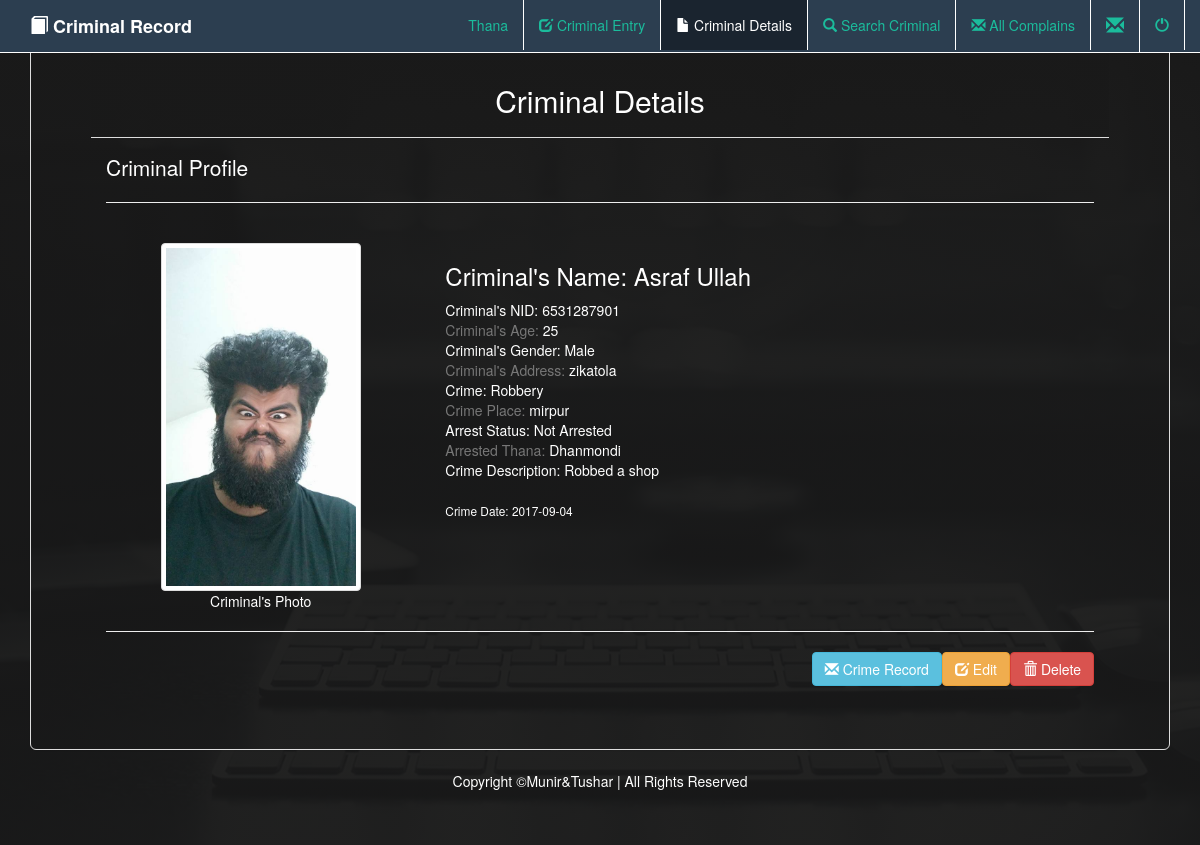
Screenshot of /criminalDetails.php?id=5 with the database file from the repository.
### tables this page shows
CREATE TABLE `criminal` (
  `criminal_id` int(20) NOT NULL,
  `criminal_name` varchar(20) DEFAULT NULL,
  `criminal_nid` varchar(30) DEFAULT NULL,
  `criminal_age` int(20) NOT NULL,
  `criminal_gender` char(10) DEFAULT NULL,
  `criminal_address` varchar(50) DEFAULT NULL,
  `image` varchar(500) DEFAULT NULL
);

CREATE TABLE `crime_record` (
  `crime_id` int(20) NOT NULL,
  `crime_type` varchar(50) DEFAULT NULL,
  `crime_place` varchar(50) DEFAULT NULL,
  `crime_date` varchar(30) DEFAULT NULL,
  `arrest_status` varchar(30) DEFAULT NULL,
  `thana` char(20) DEFAULT NULL,
  `description` varchar(1000) DEFAULT NULL
);

### criminalDetails.php (the view, shortened to what this page needs)
<?php
  require_once('dbConnect.php');
  $id= $_GET['id'];
  $row= $conn->query("SELECT * FROM criminal join crime_record ON criminal_id = crime_id  WHERE (criminal_id = $id and crime_id = $id)");
  $result = mysqli_fetch_array($row);
  $email2 = $_SESSION['authority_email'];
  $row2= $conn->query("SELECT * FROM `authority_info` WHERE authority_email='$email2'");
  $result2 = mysqli_fetch_array($row2);
 ?>
 <!DOCTYPE html>
 <html lang="en">
   <head>
     <link rel="stylesheet" href="https://maxcdn.bootstrapcdn.com/bootstrap/3.3.6/css/bootstrap.min.css" />
   </head>
   <body>
         <div class="navbar navbar-inverse navbar-fixed-top">
             <div class="container">
                 <div class="navbar-header">
                     <a href="" class="navbar-brand"><span class="glyphicon glyphicon-book"></span></span> <b>Criminal Record</b></a>
                 </div>
                 <div class="collapse navbar-collapse" id="example">
                     <ul class="nav navbar-nav navbar-right">
                         <li><a href="thanaReport.php"> <?php echo $result2['duty_area']; ?> Thana</a>  </li>
                         <li><a href="criminalEntry.php"><span class="glyphicon glyphicon-edit"></span> Criminal Entry</a></li>
                         <li class="active"><a href="#"><span class="glyphicon glyphicon-file"></span> Criminal Details</a></li>
                         <li><a href="search.php"><span class="glyphicon glyphicon-search"></span> Search Criminal</a></li>
                         <li><a href="seeComplain.php"><span class="glyphicon glyphicon-envelope"></span> All Complains</a></li>
                         <li class="dropdown">
                            <a href="#" class="dropdown-toggle" data-toggle="dropdown"> <span class="glyphicon glyphicon-envelope" style="font-size:18px;"></span></a>
                         </li>
                         <li><a href="logOut.php"><span class="glyphicon glyphicon-off"></span></a></li>
                     </ul>
                 </div>
             </div>
         </div>
                  <div class="container">
                     <div class="panel panel-default jumbotron">
                       <div class="panel-heading"><h2 align="center">Criminal Details</h2></div>
                       <div class="panel-body">
                         <div class="row">
                           <div class="col-md-12 lead">Criminal Profile<hr></div>
                         </div>
                         <div class="row">
                           <div class="col-md-4 text-center">
                             <img class="img-thumbnail avatar avatar-original" style="-webkit-user-select:none;
                             display:block; margin:auto;" width="200" height="200" <?php echo "<img src='criminalPhoto/".$result['image']."'> "; ?> Criminal's Photo
                           </div>
                           <div class="col-md-8">
                             <div class="row">
                               <div class="col-md-12">
                                 <h3 class="only-bottom-margin">Criminal's Name: <?php echo $result['criminal_name']; ?></h3>
                               </div>
                             </div>
                             <div class="row">
                               <div class="col-md-12">
                                 <span class="text">Criminal's NID:</span> <?php echo $result['criminal_nid']; ?><br>
                                 <span class="text-muted">Criminal's Age:</span> <?php echo $result['criminal_age']; ?><br>
                                 <span class="text">Criminal's Gender:</span> <?php echo $result['criminal_gender']; ?><br>
                                 <span class="text-muted">Criminal's Address:</span> <?php echo $result['criminal_address']; ?><br>
                                 <span class="text">Crime:</span> <?php echo $result['crime_type']; ?><br>
                                 <span class="text-muted">Crime Place:</span> <?php echo $result['crime_place']; ?><br>
                                 <span class="text">Arrest Status:</span> <?php echo $result['arrest_status']; ?><br>
                                 <span class="text-muted">Arrested Thana:</span> <?php echo $result['thana']; ?><br>
                                 <span class="text">Crime Description:</span> <?php echo $result['description']; ?><br><br>
                                 <small class="text">Crime Date: <?php echo $result['crime_date']; ?></small>
                               </div>
                             </div>
                           </div>
                         </div>
                         <div class="row">
                           <div class="col-md-12">
                             <hr><a onclick="return confirm('Are you sure want to dleate?')" href="deleteEntry.php?id=<?php echo $result['criminal_id']; ?>" class="btn btn-danger pull-right"><i class="glyphicon glyphicon-trash"></i> Delete</a>
                             <a href="edit.php?id=<?php echo $result['criminal_id']; ?>" class="btn btn-warning pull-right"><i class="glyphicon glyphicon-edit"></i> Edit</a>
                             <a href="crimeRecord.php" class="btn btn-info pull-right"><i class="glyphicon glyphicon-envelope"></i> Crime Record</a>
                           </div>
                         </div>
                       </div>
                     </div>
                  </div>
        <div class="navbar navbar-bottom">
          <p align="center">Copyright &copy;Munir&Tushar | All Rights Reserved</p>
        </div>
   </body>
 </html>

### criminalDetails.php (style rules this page uses)
body { padding-top: 5px; padding-bottom: 5px; background: linear-gradient(rgba(26,26,26,.9),rgba(26,26,26,.9)), url("images/b.jpg"); background-size: cover; background-position: center; background-repeat: no-repeat; color: #FFFFFF; }
.panel { background: linear-gradient(rgba(26,26,26,.9),rgba(26,26,26,.9)), url("images/b.jpg"); background-size: cover; background-position: center; background-repeat: no-repeat; color: #FFFFFF; }
.panel .panel-heading { background: linear-gradient(rgba(26,26,26,.9),rgba(26,26,26,.9)), url("images/b.jpg"); color: #FFFFFF; }
.navbar-inverse { background-color: #2C3E50; border-color: #FFFFFF; color: #FFFFFF; }
.navbar-inverse .navbar-brand { color: #FFFFFF; }
.navbar-inverse .navbar-nav > li > a { color: #FFFFFF; border-right: 1px solid #FFFFFF; }
.navbar-inverse .navbar-nav > .active > a, .navbar-inverse .navbar-nav > .active > a:hover, .navbar-inverse .navbar-nav > .active > a:focus { color: #FFFFFF; background-color: #1A242F; }
.navbar-inverse .navbar-nav > li > a, .navbar-inverse .navbar-nav > li > a:focus { color: #1BBC9C; background-color: transparent; }
.img-thumbnail { transition: all .3s ese 0s; }
.img-thumbnail { overflow: hidden; }

### rows the page displays
criminal: image (picture), criminal_name "Asraf Ullah", criminal_nid "6531287901", criminal_age "25", criminal_gender "Male", criminal_address "zikatola", crime_record.crime_type "Robbery", crime_record.crime_place "mirpur", crime_record.arrest_status "Not Arrested", crime_record.thana "Dhanmondi", crime_record.description "Robbed a shop", crime_record.crime_date "2017-09-04"
